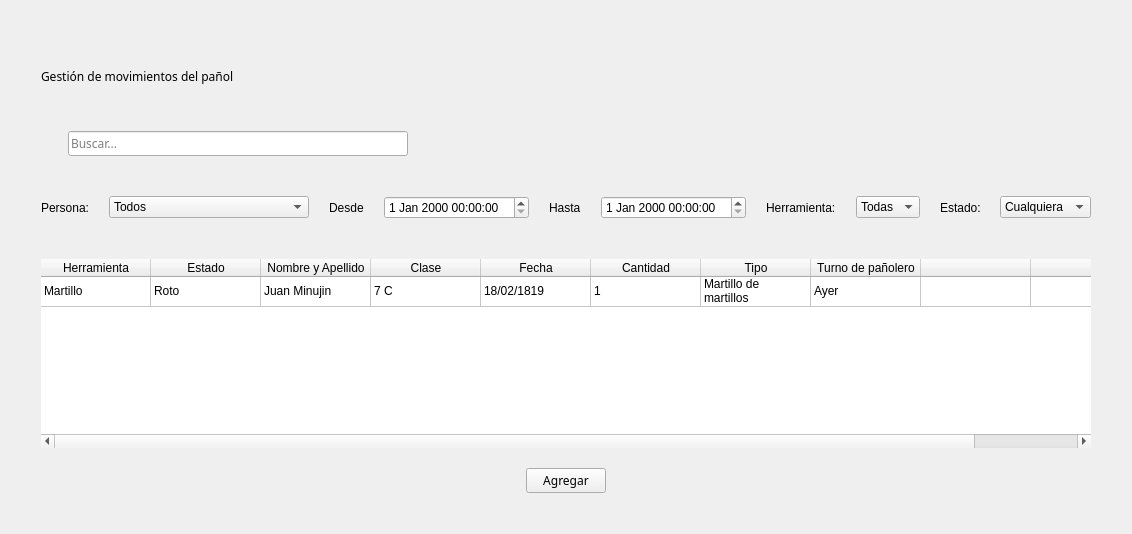
<?xml version="1.0" encoding="UTF-8"?>
<ui version="4.0">
 <class>Form</class>
 <widget class="QWidget" name="Form">
  <property name="geometry">
   <rect>
    <x>0</x>
    <y>0</y>
    <width>895</width>
    <height>534</height>
   </rect>
  </property>
  <property name="windowTitle">
   <string>Form</string>
  </property>
  <property name="styleSheet">
   <string notr="true">/*uwu*/
</string>
  </property>
  <layout class="QHBoxLayout" name="horizontalLayout_4">
   <item>
    <layout class="QVBoxLayout" name="verticalLayout">
     <property name="spacing">
      <number>20</number>
     </property>
     <property name="leftMargin">
      <number>30</number>
     </property>
     <property name="topMargin">
      <number>30</number>
     </property>
     <property name="rightMargin">
      <number>30</number>
     </property>
     <property name="bottomMargin">
      <number>30</number>
     </property>
     <item>
      <widget class="QLabel" name="label">
       <property name="sizePolicy">
        <sizepolicy hsizetype="Fixed" vsizetype="Fixed">
         <horstretch>0</horstretch>
         <verstretch>0</verstretch>
        </sizepolicy>
       </property>
       <property name="minimumSize">
        <size>
         <width>0</width>
         <height>70</height>
        </size>
       </property>
       <property name="font">
        <font>
         <family>Oswald</family>
         <weight>50</weight>
         <bold>false</bold>
        </font>
       </property>
       <property name="text">
        <string>Gestión de movimientos del pañol</string>
       </property>
      </widget>
     </item>
     <item>
      <layout class="QHBoxLayout" name="horizontalLayout_2">
       <item>
        <widget class="QLabel" name="label_2">
         <property name="sizePolicy">
          <sizepolicy hsizetype="Fixed" vsizetype="Fixed">
           <horstretch>0</horstretch>
           <verstretch>0</verstretch>
          </sizepolicy>
         </property>
         <property name="text">
          <string/>
         </property>
         <property name="pixmap">
          <pixmap>lupa.png</pixmap>
         </property>
        </widget>
       </item>
       <item>
        <widget class="QLineEdit" name="lineEdit">
         <property name="sizePolicy">
          <sizepolicy hsizetype="Maximum" vsizetype="Fixed">
           <horstretch>0</horstretch>
           <verstretch>0</verstretch>
          </sizepolicy>
         </property>
         <property name="minimumSize">
          <size>
           <width>340</width>
           <height>0</height>
          </size>
         </property>
         <property name="font">
          <font>
           <family>Oswald</family>
           <weight>50</weight>
           <bold>false</bold>
          </font>
         </property>
         <property name="styleSheet">
          <string notr="true"/>
         </property>
         <property name="placeholderText">
          <string>Buscar...</string>
         </property>
        </widget>
       </item>
       <item>
        <spacer name="horizontalSpacer_2">
         <property name="orientation">
          <enum>Qt::Horizontal</enum>
         </property>
         <property name="sizeHint" stdset="0">
          <size>
           <width>40</width>
           <height>20</height>
          </size>
         </property>
        </spacer>
       </item>
      </layout>
     </item>
     <item>
      <layout class="QHBoxLayout" name="horizontalLayout_3">
       <property name="topMargin">
        <number>20</number>
       </property>
       <property name="bottomMargin">
        <number>20</number>
       </property>
       <item>
        <widget class="QLabel" name="label_3">
         <property name="text">
          <string>Persona:</string>
         </property>
        </widget>
       </item>
       <item>
        <widget class="QComboBox" name="comboBox">
         <property name="minimumSize">
          <size>
           <width>200</width>
           <height>0</height>
          </size>
         </property>
         <item>
          <property name="text">
           <string>Todos</string>
          </property>
         </item>
        </widget>
       </item>
       <item>
        <widget class="QLabel" name="label_4">
         <property name="maximumSize">
          <size>
           <width>35</width>
           <height>16777215</height>
          </size>
         </property>
         <property name="text">
          <string>Desde:</string>
         </property>
        </widget>
       </item>
       <item>
        <widget class="QDateTimeEdit" name="dateTimeEdit"/>
       </item>
       <item>
        <widget class="QLabel" name="label_5">
         <property name="maximumSize">
          <size>
           <width>32</width>
           <height>16777215</height>
          </size>
         </property>
         <property name="text">
          <string>Hasta:</string>
         </property>
        </widget>
       </item>
       <item>
        <widget class="QDateTimeEdit" name="dateTimeEdit_2"/>
       </item>
       <item>
        <widget class="QLabel" name="label_6">
         <property name="text">
          <string>Herramienta:</string>
         </property>
        </widget>
       </item>
       <item>
        <widget class="QComboBox" name="comboBox_2">
         <item>
          <property name="text">
           <string>Todas</string>
          </property>
         </item>
        </widget>
       </item>
       <item>
        <widget class="QLabel" name="label_7">
         <property name="minimumSize">
          <size>
           <width>0</width>
           <height>0</height>
          </size>
         </property>
         <property name="maximumSize">
          <size>
           <width>40</width>
           <height>16777215</height>
          </size>
         </property>
         <property name="text">
          <string>Estado:</string>
         </property>
        </widget>
       </item>
       <item>
        <widget class="QComboBox" name="comboBox_3">
         <item>
          <property name="text">
           <string>Cualquiera</string>
          </property>
         </item>
        </widget>
       </item>
      </layout>
     </item>
     <item>
      <widget class="QTableWidget" name="tableWidget">
       <property name="sizePolicy">
        <sizepolicy hsizetype="Expanding" vsizetype="Expanding">
         <horstretch>0</horstretch>
         <verstretch>0</verstretch>
        </sizepolicy>
       </property>
       <property name="frameShape">
        <enum>QFrame::NoFrame</enum>
       </property>
       <property name="frameShadow">
        <enum>QFrame::Plain</enum>
       </property>
       <property name="sortingEnabled">
        <bool>true</bool>
       </property>
       <attribute name="horizontalHeaderDefaultSectionSize">
        <number>110</number>
       </attribute>
       <attribute name="horizontalHeaderStretchLastSection">
        <bool>false</bool>
       </attribute>
       <attribute name="verticalHeaderVisible">
        <bool>false</bool>
       </attribute>
       <row>
        <property name="text">
         <string/>
        </property>
       </row>
       <column>
        <property name="text">
         <string>Herramienta</string>
        </property>
       </column>
       <column>
        <property name="text">
         <string>Estado</string>
        </property>
       </column>
       <column>
        <property name="text">
         <string>Nombre y Apellido</string>
        </property>
       </column>
       <column>
        <property name="text">
         <string>Clase</string>
        </property>
       </column>
       <column>
        <property name="text">
         <string>Fecha</string>
        </property>
       </column>
       <column>
        <property name="text">
         <string>Cantidad</string>
        </property>
       </column>
       <column>
        <property name="text">
         <string>Tipo</string>
        </property>
       </column>
       <column>
        <property name="text">
         <string>Turno de pañolero</string>
        </property>
       </column>
       <column>
        <property name="text">
         <string/>
        </property>
       </column>
       <column>
        <property name="text">
         <string/>
        </property>
       </column>
       <item row="0" column="0">
        <property name="text">
         <string>Martillo</string>
        </property>
       </item>
       <item row="0" column="1">
        <property name="text">
         <string>Roto</string>
        </property>
       </item>
       <item row="0" column="2">
        <property name="text">
         <string>Juan Minujin</string>
        </property>
       </item>
       <item row="0" column="3">
        <property name="text">
         <string>7 C</string>
        </property>
       </item>
       <item row="0" column="4">
        <property name="text">
         <string>18/02/1819</string>
        </property>
       </item>
       <item row="0" column="5">
        <property name="text">
         <string>1</string>
        </property>
       </item>
       <item row="0" column="6">
        <property name="text">
         <string>Martillo de martillos</string>
        </property>
       </item>
       <item row="0" column="7">
        <property name="text">
         <string>Ayer</string>
        </property>
       </item>
      </widget>
     </item>
     <item>
      <layout class="QHBoxLayout" name="horizontalLayout">
       <property name="leftMargin">
        <number>60</number>
       </property>
       <property name="rightMargin">
        <number>60</number>
       </property>
       <item>
        <spacer name="horizontalSpacer_3">
         <property name="orientation">
          <enum>Qt::Horizontal</enum>
         </property>
         <property name="sizeHint" stdset="0">
          <size>
           <width>40</width>
           <height>20</height>
          </size>
         </property>
        </spacer>
       </item>
       <item>
        <widget class="QPushButton" name="pushButton_2">
         <property name="font">
          <font>
           <family>Oswald</family>
           <weight>50</weight>
           <bold>false</bold>
          </font>
         </property>
         <property name="styleSheet">
          <string notr="true"/>
         </property>
         <property name="text">
          <string>Agregar</string>
         </property>
        </widget>
       </item>
       <item>
        <spacer name="horizontalSpacer">
         <property name="orientation">
          <enum>Qt::Horizontal</enum>
         </property>
         <property name="sizeHint" stdset="0">
          <size>
           <width>40</width>
           <height>20</height>
          </size>
         </property>
        </spacer>
       </item>
      </layout>
     </item>
    </layout>
   </item>
  </layout>
 </widget>
 <resources/>
 <connections/>
</ui>
